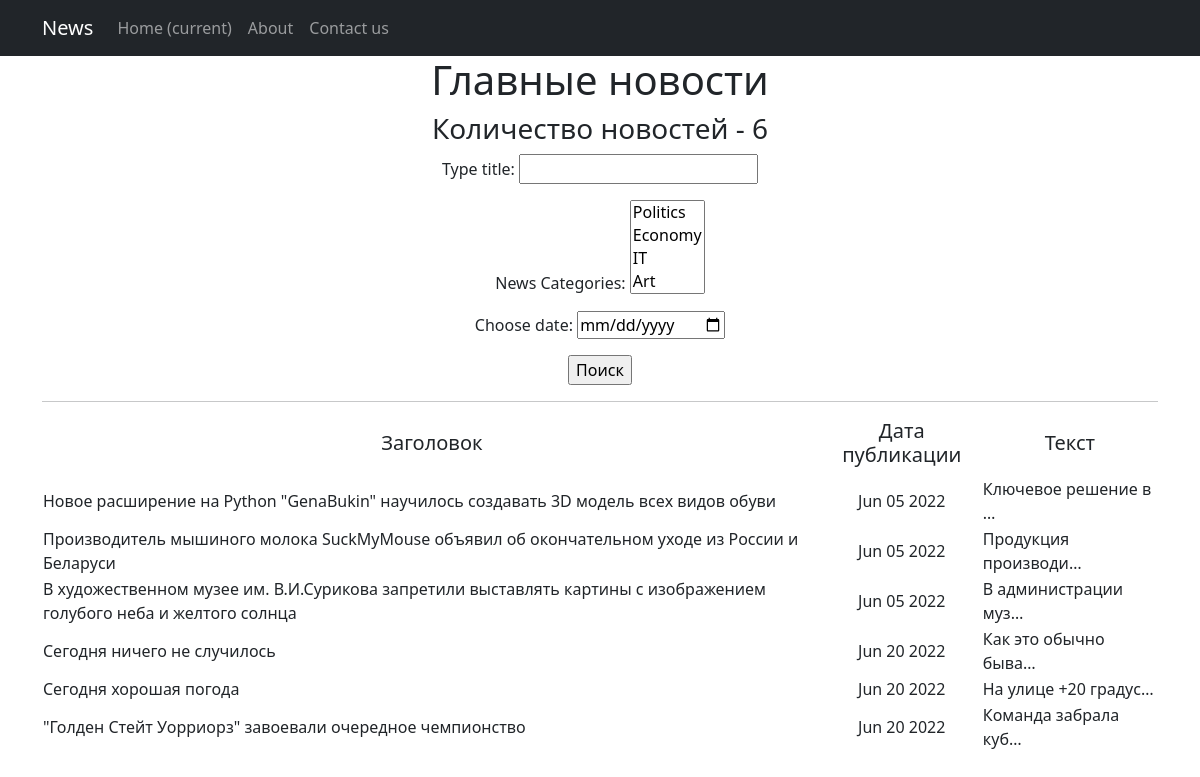
Page /main/search/ on the committed database.
### news_project/models.py (models this page shows, shortened)
class Post(models.Model):
    author = models.ForeignKey(Author, on_delete=models.CASCADE)
    choice = models.CharField(max_length=4, choices=CONTENT_TYPES, default=article)
    register_date = models.DateTimeField(auto_now_add=True)
    categories = models.ManyToManyField('Category', through='PostCategory')
    title = models.CharField(max_length=100)
    content = models.TextField()
    content_rating = models.SmallIntegerField(default=0)

### news_project/views.py (the view)
# urls.py: path('search/', NewsSearch.as_view(), name='news_search'),
class NewsSearch(ListView):
    model = Post
    ordering = 'register_date'
    template_name = 'news_search.html'
    context_object_name = 'news'
    def get_queryset(self):
        queryset = super().get_queryset()
        self.filterset = PostFilter(self.request.GET, queryset)
        return self.filterset.qs
    def get_context_data(self, **kwargs):
        context = super().get_context_data(**kwargs)
        context['filterset'] = self.filterset
        return context

### news_project/models.py (called while the page is built)
    def __str__(self):
        return self.category_name

### news_project/templatetags/custom_filters.py (called while the page is built)
@register.filter()
def censor(value):
    for word in value.split():
        if 'Редиска' in word or 'редиска' in word:
            if word[-1] == '"' or word[-1] == '»':
                word1 = word[:2] + '*' * (len(word) - 2) + word[-1]
                value = value.replace(word, word1)
            else:
                word1 = word[0] + '*' * (len(word) - 1)
                value = value.replace(word, word1)
    return value

### templates/news_search.html (shortened to what this page needs)
{% extends 'flatpages/default.html' %}
{% load custom_filters %}
{% load custom_tags %}
{% block content %}
    <h1>Главные новости</h1>
    <h3>Количество новостей - {{ news|length }}</h3>
    <form action="" method="get">
        {{ filterset.form.as_p }}
        <input type="submit" value="Поиск">
    </form>
    <hr>
    {% if news %}
        <table>
            <tr>
                <td><h5>Заголовок</h5></td>
                <td><h5>Дата публикации</h5></td>
                <td><h5>Текст</h5></td>
            </tr>
            {% for onenews in news %}
            <tr>
                <td align="left">{{ onenews.title|censor }}</td>
                <td>{{ onenews.register_date|date:'M d Y' }}</td>
                <td align="left">{{ onenews.content|truncatechars:20|censor }}</td>
            </tr>
            {% endfor %}
        </table>
    {% else %}
    <h2>Новостей пока нет...</h2>
    {% endif %}
{% endblock content %}

### rows in the picture
Post: title|censor "Новое расширение на Python \"GenaBukin\" научилось создавать 3D модель всех видов обуви", register_date "Jun 05 2022", content|censor "Ключевое решение в …"
Post: title|censor "Производитель мышиного молока SuckMyMouse объявил об окончательном уходе из России и Беларуси", register_date "Jun 05 2022", content|censor "Продукция производи…"
Post: title|censor "В художественном музее им. В.И.Сурикова запретили выставлять картины с изображением голубого неба и желтого солнца", register_date "Jun 05 2022", content|censor "В администрации муз…"
Post: title|censor "Сегодня ничего не случилось", register_date "Jun 20 2022", content|censor "Как это обычно быва…"
Post: title|censor "Сегодня хорошая погода", register_date "Jun 20 2022", content|censor "На улице +20 градус…"
Post: title|censor "\"Голден Стейт Уорриорз\" завоевали очередное чемпионство", register_date "Jun 20 2022", content|censor "Команда забрала куб…"

### other values in the picture
{{ news|length }} "6"
